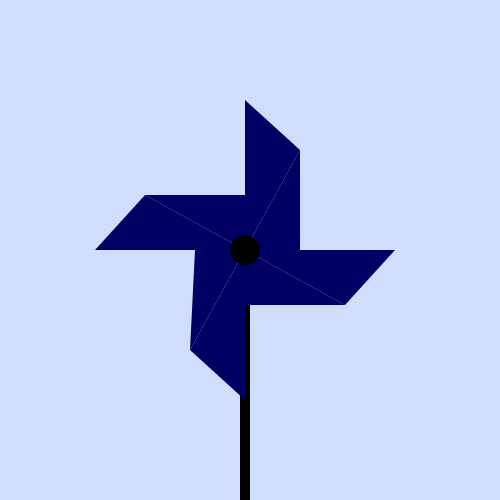
Frame 1 (no input)
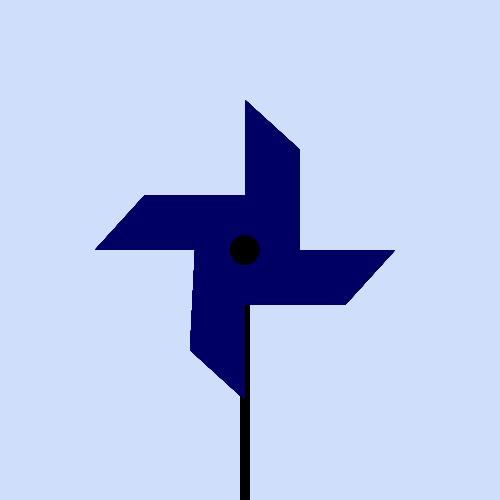
Frame 60 (the mouse pressed at the canvas centre just before this capture)
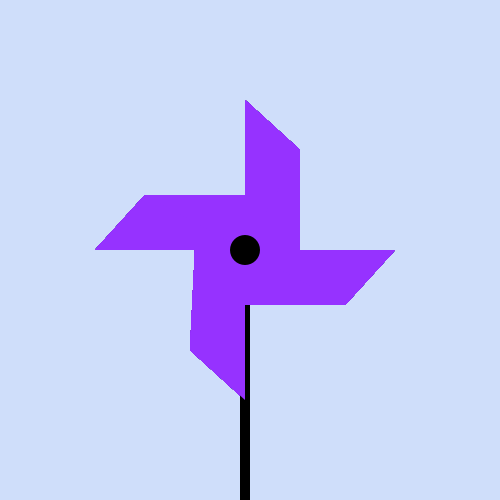
Frame 120 (the mouse held since frame 60 and released just before this capture)

The Processing sketch that drew these frames (run headless with seeded random() and noise(); from frame 60 on, the mouse is pressed at the canvas centre):

// Processing sketch: processing_12300
// ── processing_12300.pde

// Assignment # 2
// Name: Emily Dayton
// E-mail: edayton@brynmawr.edu
// Date: 9/16/10


float x, y, z, w, h;


void setup() {

  size (500, 500);
  smooth();
  background (207, 222, 250);

	w = 400;
	h = 400;
        x = 50; 
	y = 50;
        z = 0.0;

}

void draw() {
  
 

 //Pinwheel stick
  noStroke();
  fill (0);
  rect(240, 250, 10, 370);
  

  
 //Pinwheel
 //Four seperate parts that make up a pinwheel
  
 //Part 1
   noStroke();
   fill (mouseX-100, mouseX-200, mouseY+100);
   triangle (x+195, y+200, x+195, y+50, x+250, y+100);
   fill (mouseY-100, mouseY-200, mouseX+100);
   triangle (x+195, y+200, x+250, y+100, x+250, y+200);
   
   
 //Part 2
   noStroke();
   fill (mouseX-100, mouseX-200, mouseY+100);
   triangle (x+195, y+200, x+345, y+200, x+295, y+255);
   fill (mouseY-100, mouseY-200, mouseX+100);
   triangle (x+195, y+200, x+295, y+255, x+195, y+255);
   
 //Part 3
   noStroke();
   fill (mouseX-100, mouseX-200, mouseY+100);
   triangle (x+195, y+200, x+195, y+350, x+140, y+300);
   fill (mouseY-100, mouseY-200, mouseX+100);
   triangle (x+195, y+200, x+140, y+300, x+145, y+200);
   
 //Part 4
   noStroke();
   fill (mouseX-100, mouseX-200, mouseY+100);
   triangle (x+195, y+200, x+45, y+200, x+95, y+145);
   fill (mouseY-100, mouseY-200, mouseX+100);
   triangle (x+195, y+200, x+95, y+145, x+195, y+145);

 
 //Pinwheel center
  noStroke();
  fill(0);
  ellipse(x+195, y+200, w-370, h-370);
  
 
 

  


 
  }

    
    
